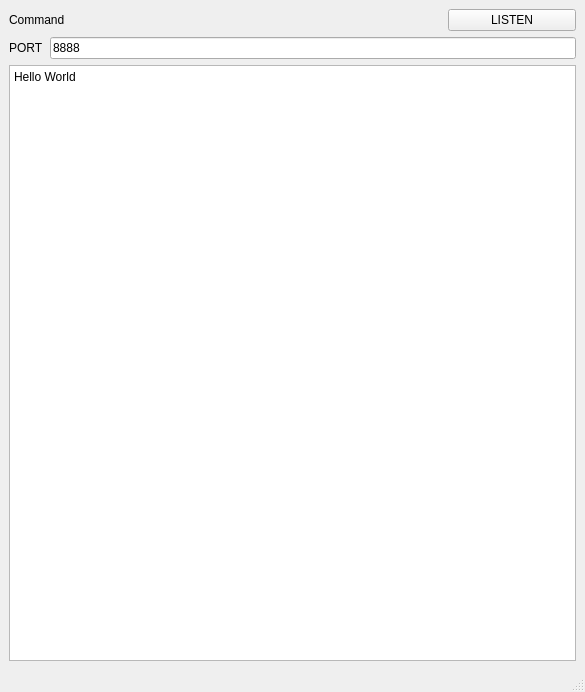
<?xml version="1.0" encoding="UTF-8"?>
<ui version="4.0">
 <class>MainWindow</class>
 <widget class="QMainWindow" name="MainWindow">
  <property name="geometry">
   <rect>
    <x>0</x>
    <y>0</y>
    <width>585</width>
    <height>692</height>
   </rect>
  </property>
  <property name="windowTitle">
   <string>MainWindow</string>
  </property>
  <widget class="QWidget" name="centralwidget">
   <layout class="QVBoxLayout" name="verticalLayout_2">
    <item>
     <layout class="QVBoxLayout" name="verticalLayout">
      <item>
       <layout class="QHBoxLayout" name="horizontalLayout">
        <item>
         <widget class="QLabel" name="label_4">
          <property name="text">
           <string>Command</string>
          </property>
         </widget>
        </item>
        <item>
         <widget class="QPushButton" name="listenButton">
          <property name="maximumSize">
           <size>
            <width>128</width>
            <height>16777215</height>
           </size>
          </property>
          <property name="text">
           <string>LISTEN</string>
          </property>
         </widget>
        </item>
       </layout>
      </item>
      <item>
       <layout class="QHBoxLayout" name="horizontalLayout_2">
        <property name="sizeConstraint">
         <enum>QLayout::SetDefaultConstraint</enum>
        </property>
        <item>
         <layout class="QHBoxLayout" name="horizontalLayout_5">
          <item>
           <widget class="QLabel" name="label_2">
            <property name="text">
             <string>PORT</string>
            </property>
           </widget>
          </item>
          <item>
           <widget class="QLineEdit" name="port">
            <property name="text">
             <string>8888</string>
            </property>
            <property name="maxLength">
             <number>5</number>
            </property>
            <property name="placeholderText">
             <string/>
            </property>
           </widget>
          </item>
         </layout>
        </item>
       </layout>
      </item>
     </layout>
    </item>
    <item>
     <widget class="QPlainTextEdit" name="payload">
      <property name="plainText">
       <string>Hello World</string>
      </property>
     </widget>
    </item>
   </layout>
  </widget>
  <widget class="QMenuBar" name="menubar">
   <property name="geometry">
    <rect>
     <x>0</x>
     <y>0</y>
     <width>585</width>
     <height>22</height>
    </rect>
   </property>
  </widget>
  <widget class="QStatusBar" name="statusbar"/>
 </widget>
 <resources/>
 <connections/>
</ui>
